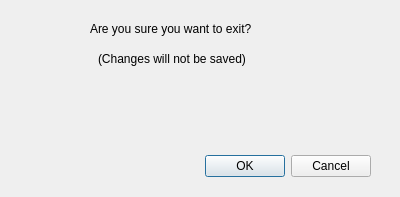
<?xml version="1.0" encoding="UTF-8"?>
<ui version="4.0">
 <class>ConfirmDialog</class>
 <widget class="QDialog" name="ConfirmDialog">
  <property name="geometry">
   <rect>
    <x>0</x>
    <y>0</y>
    <width>400</width>
    <height>197</height>
   </rect>
  </property>
  <property name="windowTitle">
   <string>Exit Without Saving?</string>
  </property>
  <widget class="QDialogButtonBox" name="buttonBox">
   <property name="geometry">
    <rect>
     <x>30</x>
     <y>150</y>
     <width>341</width>
     <height>32</height>
    </rect>
   </property>
   <property name="orientation">
    <enum>Qt::Horizontal</enum>
   </property>
   <property name="standardButtons">
    <set>QDialogButtonBox::Cancel|QDialogButtonBox::Ok</set>
   </property>
  </widget>
  <widget class="QLabel" name="label">
   <property name="geometry">
    <rect>
     <x>90</x>
     <y>20</y>
     <width>210</width>
     <height>17</height>
    </rect>
   </property>
   <property name="text">
    <string>Are you sure you want to exit?</string>
   </property>
  </widget>
  <widget class="QLabel" name="label_2">
   <property name="geometry">
    <rect>
     <x>98</x>
     <y>50</y>
     <width>190</width>
     <height>17</height>
    </rect>
   </property>
   <property name="text">
    <string>(Changes will not be saved)</string>
   </property>
  </widget>
 </widget>
 <resources/>
 <connections>
  <connection>
   <sender>buttonBox</sender>
   <signal>accepted()</signal>
   <receiver>ConfirmDialog</receiver>
   <slot>Accept()</slot>
   <hints>
    <hint type="sourcelabel">
     <x>347</x>
     <y>164</y>
    </hint>
    <hint type="destinationlabel">
     <x>347</x>
     <y>116</y>
    </hint>
   </hints>
  </connection>
  <connection>
   <sender>buttonBox</sender>
   <signal>rejected()</signal>
   <receiver>ConfirmDialog</receiver>
   <slot>Reject()</slot>
   <hints>
    <hint type="sourcelabel">
     <x>259</x>
     <y>172</y>
    </hint>
    <hint type="destinationlabel">
     <x>258</x>
     <y>129</y>
    </hint>
   </hints>
  </connection>
 </connections>
 <slots>
  <slot>Accept()</slot>
  <slot>Reject()</slot>
 </slots>
</ui>
